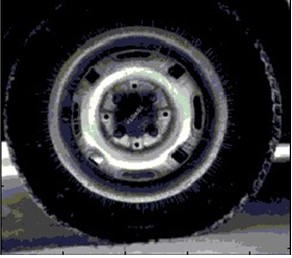
#> input picture four/fig5.jpg, 292 x 258 px
$ python huidutujunhenghua.py
#> lines starting #> are read from the running program, lines starting #| are printed output that depends on the picture
# -*- coding: utf-8 -*-
"""
Created on Fri Dec 18 19:58:04 2020

@author: life
"""

import cv2
import numpy as np
img = cv2.imread('fig5.jpg',0)
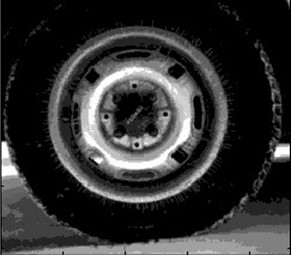
#> img: shape (258, 292); min 0, max 255, mean 53
equ = cv2.equalizeHist(img)
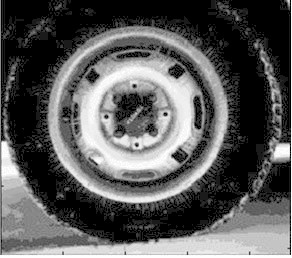
#> equ: shape (258, 292); min 0, max 255, mean 89.4
res = np.hstack((img,equ))
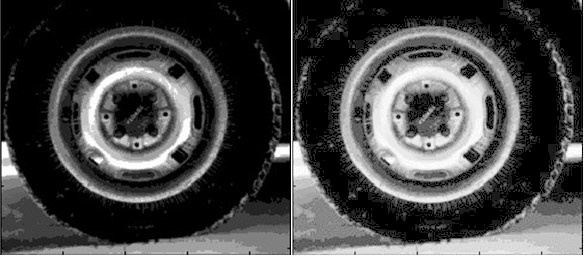
#> res: shape (258, 584); min 0, max 255, mean 71.2
cv2.imshow('hist',res)
cv2.imwrite('hist.jpg',res)
cv2.waitKey(0)
cv2.destroyAllWindows()

$ run again, with four/fig6.jpg copied over four/fig5.jpg
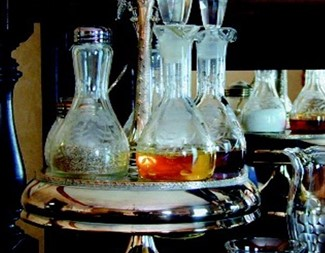
#> input picture four/fig6.jpg, 325 x 253 px
#> `equ = cv2.equalizeHist(img)`:
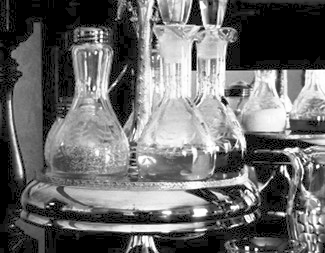
#> equ: shape (253, 325); min 0, max 255, mean 105.8
#> `res = np.hstack((img,equ))`:
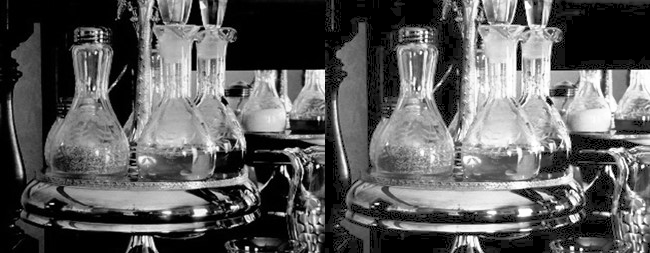
#> res: shape (253, 650); min 0, max 255, mean 92
